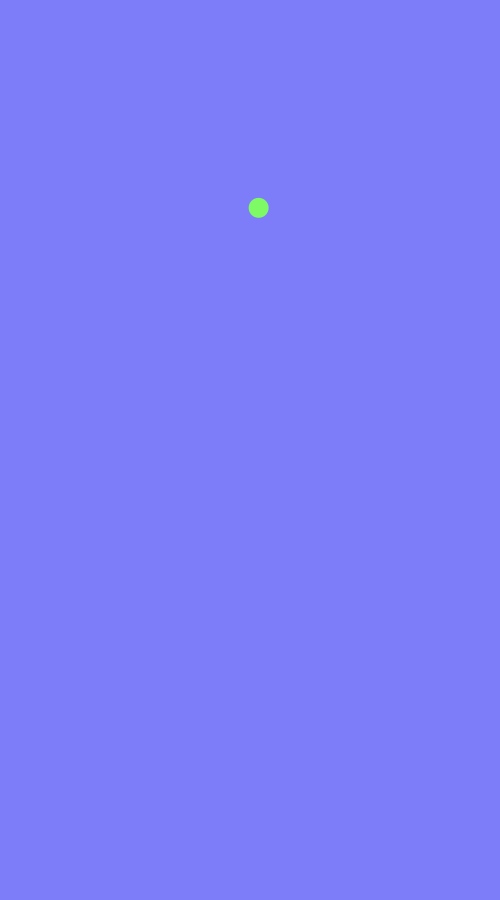
Frame 1 (no input)
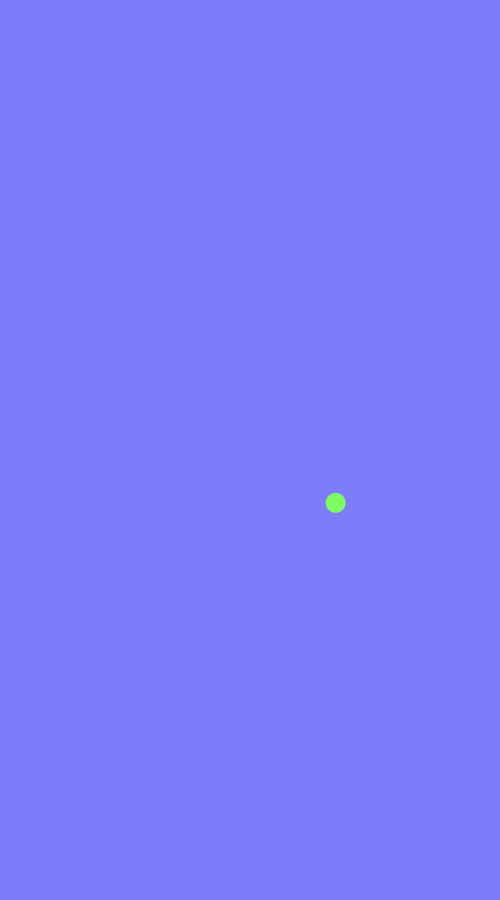
Frame 60 (the mouse pressed at the canvas centre just before this capture)
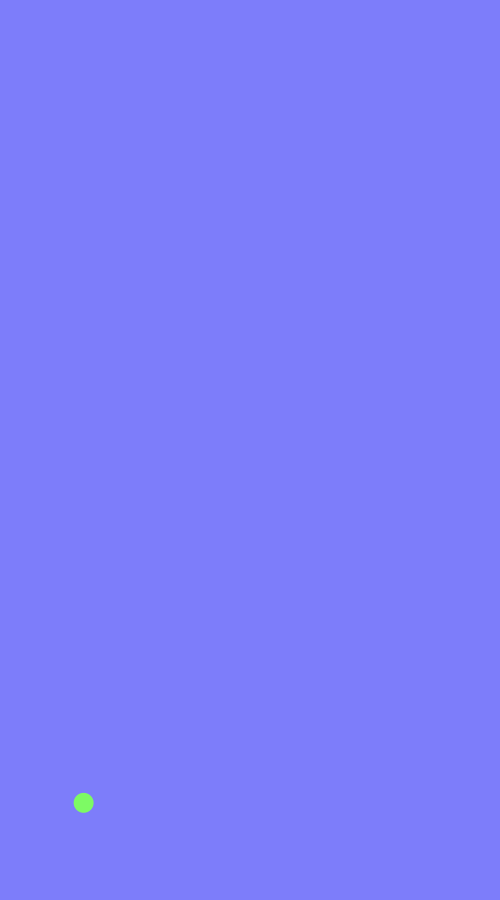
Frame 120 (the mouse held since frame 60 and released just before this capture)

The Processing sketch that drew these frames (run headless with seeded random() and noise(); from frame 60 on, the mouse is pressed at the canvas centre):

// Processing sketch: processing_33294
// ── processing_33294.pde

//variables//

float eX = random(0,400);
float eY = random(0,800);
int speedX = 7;
int speedY = 5;

int sizeE = 20; 


//execute once, at program launch//

void setup(){
 
 size(500,900);
 smooth();
 frameRate(120);
 }




//execute repetitively until application closes//

void draw(){
  background(125,125,250);
  fill(125,250,100);
  noStroke();
  ellipse(eX, eY, sizeE, sizeE);

  
  
//moving the cirlce//

  eX = eX + speedX;
  eY = eY + speedY;
  
  if(eX >= width || eX <= 0){
     speedX= -speedX;
  
  }
  
  else if(eY >= height || eY <= 0){
   speedY = -speedY;
  
  }
  }
